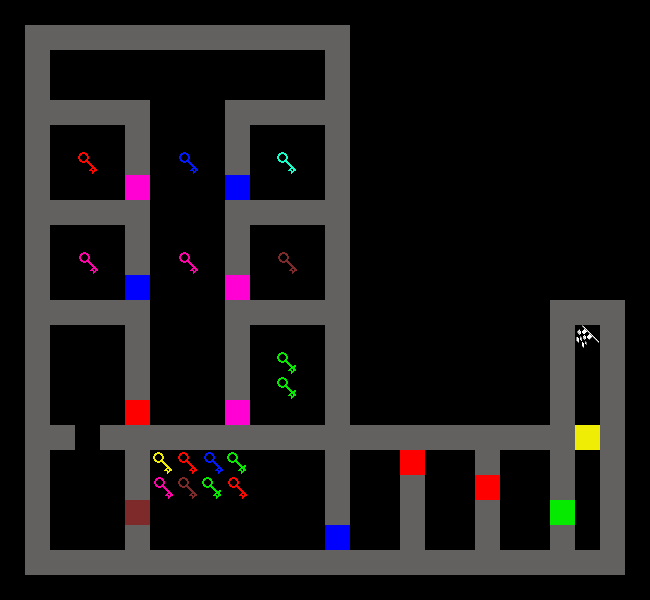

Below is a game level as drawn by its tile map, then a one-line description and the .tmx that defines it (tile-layer data replaced by summaries):
An orthogonal 26x24 tile map with 25x25 px tiles, 1 tile layer (map).

<map version="1.0" orientation="orthogonal" width="26" height="24" tilewidth="25" tileheight="25">
 <tileset firstgid="1" name="tileset" tilewidth="25" tileheight="25">
  <image source="tileset.png" trans="ff00ff" width="250" height="250" />
  <tile id="0">
   <properties>
    <property name="color" value="red" />
    <property name="type" value="key" />
   </properties>
  </tile>
  <tile id="1">
   <properties>
    <property name="color" value="yellow" />
    <property name="type" value="key" />
   </properties>
  </tile>
  <tile id="2">
   <properties>
    <property name="color" value="blue" />
    <property name="type" value="key" />
   </properties>
  </tile>
  <tile id="3">
   <properties>
    <property name="color" value="pink" />
    <property name="type" value="key" />
   </properties>
  </tile>
  <tile id="10">
   <properties>
    <property name="color" value="green" />
    <property name="type" value="key" />
   </properties>
  </tile>
  <tile id="11">
   <properties>
    <property name="color" value="aqua" />
    <property name="type" value="key" />
   </properties>
  </tile>
  <tile id="12">
   <properties>
    <property name="color" value="brown" />
    <property name="type" value="key" />
   </properties>
  </tile>
  <tile id="20">
   <properties>
    <property name="color" value="red" />
    <property name="type" value="door" />
   </properties>
  </tile>
  <tile id="21">
   <properties>
    <property name="color" value="yellow" />
    <property name="type" value="door" />
   </properties>
  </tile>
  <tile id="22">
   <properties>
    <property name="color" value="blue" />
    <property name="type" value="door" />
   </properties>
  </tile>
  <tile id="23">
   <properties>
    <property name="color" value="pink" />
    <property name="type" value="door" />
   </properties>
  </tile>
  <tile id="30">
   <properties>
    <property name="color" value="green" />
    <property name="type" value="door" />
   </properties>
  </tile>
  <tile id="31">
   <properties>
    <property name="color" value="aqua" />
    <property name="type" value="door" />
   </properties>
  </tile>
  <tile id="32">
   <properties>
    <property name="color" value="brown" />
    <property name="type" value="door" />
   </properties>
  </tile>
  <tile id="40">
   <properties>
    <property name="type" value="wall" />
   </properties>
  </tile>
  <tile id="50">
   <properties>
    <property name="type" value="start" />
   </properties>
  </tile>
  <tile id="51">
   <properties>
    <property name="type" value="goal" />
   </properties>
  </tile>
 </tileset>
 <layer name="map" width="26" height="24">
  <data>[624 cells, 191 non-empty, 16 distinct tile ids]</data>
 </layer>
</map>